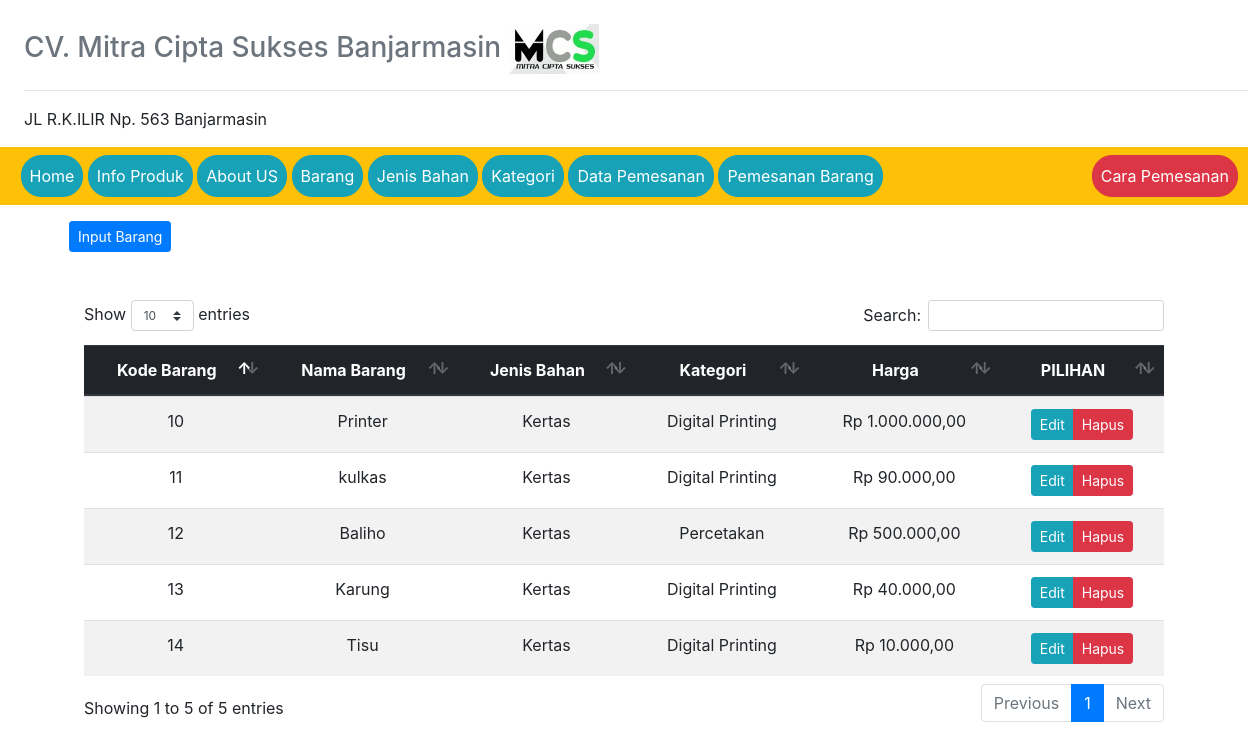
Page /?view=barang (signed in) on the committed database.
### tables this page shows
CREATE TABLE `nama_barang` (
  `kode_barang` int(50) NOT NULL,
  `nama_barang` varchar(50) NOT NULL,
  `type_barang` varchar(50) NOT NULL,
  `kategori` int(50) NOT NULL,
  `harga` int(50) NOT NULL
);

CREATE TABLE `jenis_bahan` (
  `kode_jenis_bahan` int(50) NOT NULL,
  `harga_bahan` int(25) NOT NULL,
  `jenis_bahan` varchar(50) NOT NULL,
  `ketarangan` varchar(255) NOT NULL,
  `ukuran_bahan` int(10) NOT NULL
);

CREATE TABLE `kategori` (
  `id_kategori` int(50) NOT NULL,
  `nama_kategori` varchar(50) NOT NULL
);

### models/admin.php (called while the page is built, shortened)
<?php
class Admin
{
  private $mysqli;
  function __construct($mysqli)
  {
    $this->mysqli = $mysqli;
  }
  public function showBarang()
  {
    $db = $this->mysqli->conn;
    $sql = " SELECT * FROM nama_barang
          INNER JOIN jenis_bahan ON nama_barang.type_barang = jenis_bahan.kode_jenis_bahan
          INNER JOIN kategori ON nama_barang.kategori = kategori.id_kategori ";
    $query = $db->query($sql);
    return $query;
  }
}
?>

### view/barang.php (the view)
<div class="header-hal">
    <a href="?view=input-barang" class="btn btn-sm btn-primary">Input Barang</a>
</div>
<div class="container mt-5">
<div class="daftar-table table-responsive">
  <table class="table table-striped text-center" id="table">
    <thead class="thead-dark">
      <tr>
        <th>Kode Barang</th>
        <th>Nama Barang</th>
        <th>Jenis Bahan </th>
        <th>Kategori </th>
        <th>Harga</th>
        <th>PILIHAN</th>
      </tr>
    </thead>
    <tbody>
      <?php
      $data = $objAdmin->showBarang();
      while ($a = $data->fetch_object()) {
      ?>
      <tr>
        <td><?=$a->kode_barang ?></td>
        <td><?=$a->nama_barang ?></td>
        <td><?=$a->jenis_bahan ?></td>
        <td><?=$a->nama_kategori ?></td>
        <td><?php $rp = "Rp " . number_format($a->harga,2,',','.'); echo $rp; ?></td>
        <td>
          <div class="btn-group">
            <a href="?view=edit-barang&id_brg=<?=$a->kode_barang ?>" class="btn btn-sm btn-info">Edit</a>
            <a href="?view=hapus-barang&id_brg=<?=$a->kode_barang ?>" onclick="return confirm('Hapus data ?')" class="btn btn-sm btn-danger">Hapus</a>
          </div>
        </td>
      </tr>
    <?php } ?>
    </tbody>
  </table>
</div>
</div>

### rows in the picture
nama_barang: kode_barang "10", nama_barang "Printer", jenis_bahan.jenis_bahan "Kertas", kategori.nama_kategori "Digital Printing", harga "Rp 1.000.000,00"
nama_barang: kode_barang "11", nama_barang "kulkas", jenis_bahan.jenis_bahan "Kertas", kategori.nama_kategori "Digital Printing", harga "Rp 90.000,00"
nama_barang: kode_barang "12", nama_barang "Baliho", jenis_bahan.jenis_bahan "Kertas", kategori.nama_kategori "Percetakan", harga "Rp 500.000,00"
nama_barang: kode_barang "13", nama_barang "Karung", jenis_bahan.jenis_bahan "Kertas", kategori.nama_kategori "Digital Printing", harga "Rp 40.000,00"
nama_barang: kode_barang "14", nama_barang "Tisu", jenis_bahan.jenis_bahan "Kertas", kategori.nama_kategori "Digital Printing", harga "Rp 10.000,00"
